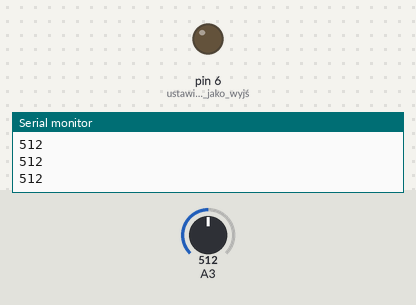
Recording of a sketch running on a simulated Arduino Uno, built with avr-gcc and run on an emulated ATmega328P. Parts: output pins drawn as LEDs (lit = HIGH), the last lines printed to the serial monitor. Inputs (shaded band) come from the test bench; at power-on: A3 = 512.

Above: at 1.3 s.
1.4 s: A3 set to 662
2.9 s: A3 set to 689
At 3.6 s:
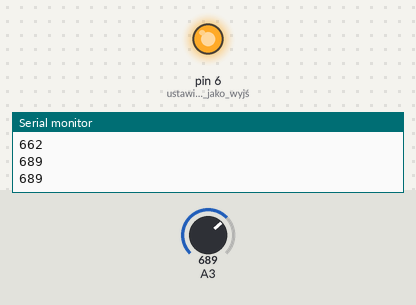
4.5 s: A3 set to 665
At 5.7 s:
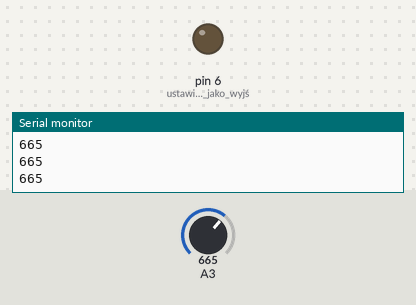
6.0 s: A3 set to 685
At 7.1 s:
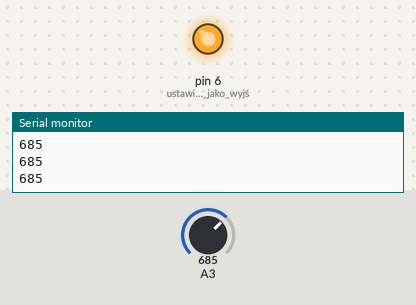
Timing chart, 0 to 8.5 s (numbered marks = the images above; inputs shaded):
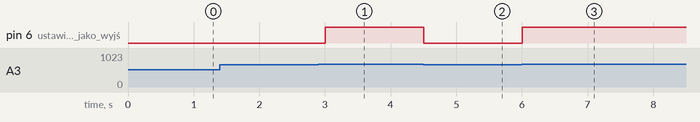

The sketch:

Jak_uzywac_Analog_In_sterowanie_mikroswitch_01.ino
```cpp
int wynik;  // zmienna do przechowywania odczytu z wejścia analogowego A3

void setup() {
  pinMode(6, OUTPUT);  // ustawiamy pin 6 jako wyjście (będzie sterował diodą LED)
  Serial.begin(9600);  // włączamy komunikację z komputerem, aby podglądać wartości
}

void loop() {

  wynik = analogRead(A3);  // odczyt napięcia z pinu A3 (0–1023)
  Serial.println(wynik);   // wyświetlenie odczytanej wartości w monitorze portu

  // 3.3 V odpowiada mniej więcej wartości 675 w skali ADC (3.3/5.0 * 1023 ≈ 675)
  // jeśli wynik jest równy lub większy, to znaczy, że na A3 jest około 3.3 V
  if (wynik >= 675) {
    digitalWrite(6, HIGH);  // włącz diodę LED na pinie 6
  } else {
    digitalWrite(6, LOW);   // wyłącz diodę LED, jeśli napięcie jest niższe
  }

  delay(500);  // krótka pauza, aby odczyty nie były wykonywane zbyt szybko
}
```

Measured:
- the behaviour switches between 674 and 675 on A3 (found by bisection; images 0 and 1)
- after the input at 2.9 s, pin 6 (ustawiamy_pin_6_jako_wyjś): LOW → HIGH after 0.10 s
- after the input at 4.5 s, pin 6 (ustawiamy_pin_6_jako_wyjś): HIGH → LOW at once
- after the input at 6.0 s, pin 6 (ustawiamy_pin_6_jako_wyjś): LOW → HIGH at once
